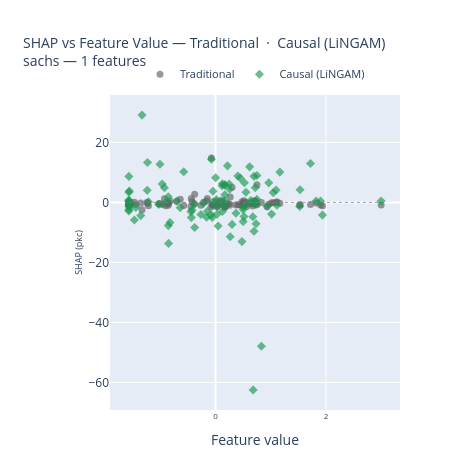
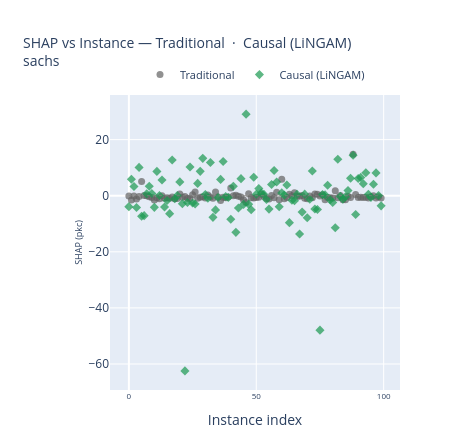
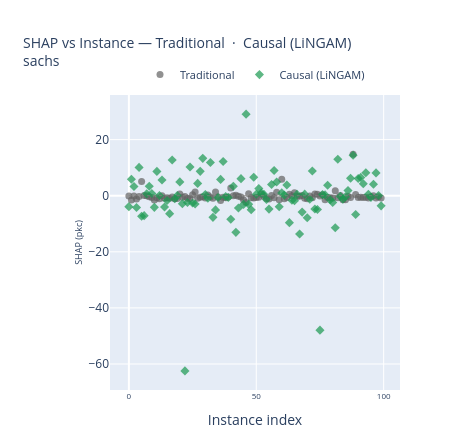

The notebook cell these images were saved under, in order:
### Code cell
baseline = 'Scratch'
compared = 'Causal (LiNGAM)'

# SHAP vs Feature Value
plot_shap_vs_feature(
    shap_data, feature_names, x_test,
    method_1=baseline,
    method_2=compared,
    features=HIGHLIGHT_FEATURES,
    dataset=DATASET,
    save_dir=PLOTS_DIR,
)

# SHAP vs Instance
plot_shap_vs_instance(
    shap_data, feature_names,
    method_1=baseline,
    method_2=compared,
    features=HIGHLIGHT_FEATURES,
    # instance_idx=instance_idx,   # optional — None = all instances
    dataset=DATASET,
    mode='markers',              # or "lines+markers"
    save_dir=PLOTS_DIR,
)

### Figure 1 — Plotly figure (JSON) as saved in the notebook; plotly's stock layout.template omitted (floating-point values rounded to 4 significant figures)
{"data": [{"hovertemplate": "<b>pkc</b> — Traditional<br>feature value = %{x:.4f}<br>SHAP = %{y:.4f}<extra></extra>", "legendgroup": "Traditional", "marker": {"color": "#636363", "line": {"width": 0}, "opacity": 0.65, "size": 7, "symbol": "circle"}, "mode": "markers", "name": "Traditional", "showlegend": true, "type": "scatter", "x": [1.015, 0.1754, 1.045, 1.936, 1.165, 0.3003, 0.734, 0.64, -1.566, -1.566, -0.08042, -1.566, -0.8999, 0.1198, -0.2627, -1.441, 0.5019, -1.004, 0.17, -0.05176, 0.72, -1.566, 0.6824, -1.566, -0.5739, -0.4235, -0.1463, 0.2575, 0.697, -1.229, 1.902, 1.113, 0.6179, -0.8532, -0.4368, -1.026, 0.1646, 0.2174, -1.541, -0.384, -0.3767, 0.5516, 0.4796, -1.351, 0.2476, -0.4435, -1.328, 0.1255, -0.05884, 0.5235, -1.566, 0.17, 0.0159, 1.821, 1.524, 0.6765, -1.235, 0.7505, -0.9233, 0.0288, 0.7505, -1.212, -1.558, 0.697, 0.5019, -0.6377, 0.09053, -0.8477, -1.467, 0.17, 0.0478, -1.566, 0.405, 0.5164, -0.1598, 0.8311, -0.7006, -1.566, -0.04475, 0.0288, 0.5019, 0.2672, 1.719, -0.2144, 0.9337, 0.5653, -0.8532, 0.1255, -0.07317, -0.8228, -0.9637, 0.9639, 1.531, 0.002791, 2.997, 0.734, 1.097, 0.449, 0.7057, 0.3716], "xaxis": "x", "y": [-0.1473, -1.509, -0.1279, -1.136, -0.3192, 5.035, 0.07901, -0.04186, -0.4086, -0.6308, -1.527, -0.7734, -1.103, -0.04487, -0.9276, -0.7223, -0.9244, -0.4563, -1.106, -1.044, 0.59, -0.5715, -0.286, -0.9494, -1.009, 0.3184, 1.33, -0.9408, -0.5531, -0.4003, -0.8255, 0.2072, -0.4977, -0.9283, 1.287, -0.4228, -1.737, -0.5588, -0.7738, -0.4476, 2.72, -0.04203, 0.182, -0.1709, -0.4303, -1.404, -2.446, 0.6632, -0.7287, -0.8149, -0.626, -0.5454, 0.5105, -0.2371, -0.9805, -1.192, 0.03963, -0.7586, 1.259, -1.458, 5.843, -1.123, -0.6595, 0.495, -0.02918, 1.045, -0.2315, -0.1587, 0.04872, -0.9156, -1.051, -0.1245, -0.7683, 0.5902, 0.5046, -0.07131, 0.3616, -1.403, -0.6698, -0.7372, -0.8233, 1.791, -0.7181, 0.03002, -1.47, -1.403, -0.2396, -0.635, 14.82, 0.4463, -0.6823, -0.5847, -0.6768, -0.5501, -0.8637, -0.3823, -0.01414, -0.8631, -0.4021, -0.8658], "yaxis": "y"}, {"hovertemplate": "<b>pkc</b> — Causal (LiNGAM)<br>feature value = %{x:.4f}<br>SHAP = %{y:.4f}<extra></extra>", "legendgroup": "Causal (LiNGAM)", "marker": {"color": "#1a9850", "line": {"width": 0}, "opacity": 0.65, "size": 7, "symbol": "diamond"}, "mode": "markers", "name": "Causal (LiNGAM)", "showlegend": true, "type": "scatter", "x": [1.015, 0.1754, 1.045, 1.936, 1.165, 0.3003, 0.734, 0.64, -1.566, -1.566, -0.08042, -1.566, -0.8999, 0.1198, -0.2627, -1.441, 0.5019, -1.004, 0.17, -0.05176, 0.72, -1.566, 0.6824, -1.566, -0.5739, -0.4235, -0.1463, 0.2575, 0.697, -1.229, 1.902, 1.113, 0.6179, -0.8532, -0.4368, -1.026, 0.1646, 0.2174, -1.541, -0.384, -0.3767, 0.5516, 0.4796, -1.351, 0.2476, -0.4435, -1.328, 0.1255, -0.05884, 0.5235, -1.566, 0.17, 0.0159, 1.821, 1.524, 0.6765, -1.235, 0.7505, -0.9233, 0.0288, 0.7505, -1.212, -1.558, 0.697, 0.5019, -0.6377, 0.09053, -0.8477, -1.467, 0.17, 0.0478, -1.566, 0.405, 0.5164, -0.1598, 0.8311, -0.7006, -1.566, -0.04475, 0.0288, 0.5019, 0.2672, 1.719, -0.2144, 0.9337, 0.5653, -0.8532, 0.1255, -0.07317, -0.8228, -0.9637, 0.9639, 1.531, 0.002791, 2.997, 0.734, 1.097, 0.449, 0.7057, 0.3716], "xaxis": "x", "y": [-3.903, 5.837, 3.267, -4.232, 10.09, -7.332, -7.118, 0.6607, 3.391, 0.7757, -4.15, 8.667, 0.06988, 5.585, -4.012, -1.71, -6.394, 12.71, -1.109, 0.03613, 4.919, -2.832, -62.46, -2.446, 10.23, -2.621, -2.972, 4.387, 8.679, 13.31, 0.4147, -0.9218, 11.86, -7.721, -5.058, -0.6524, 5.803, 12.19, -0.2694, -0.6591, -8.384, 3.38, -13.06, -4.394, 6.079, -3.096, 29.08, -3.023, -4.992, 6.566, 0.4966, 2.532, 0.9822, 0.4575, -1.359, -4.785, 4.016, 8.989, 4.871, -3.945, 0.9979, 0.2094, 3.795, -9.607, -1.598, -1.773, 0.4621, -13.65, -5.846, 0.5432, -7.843, -1.279, 8.785, -4.721, -4.95, -47.95, 0.385, 0.2803, 3.734, -1.446, -2.392, -11.42, 12.98, -0.2586, -1.289, -0.3678, 1.857, 6.232, 14.4, -6.726, 6.114, 6.521, 4.243, 8.202, 0.4774, -0.636, 4.1, 8.133, 0.04983, -3.616], "yaxis": "y"}, {"hoverinfo": "skip", "line": {"color": "gray", "dash": "dot", "width": 0.8}, "mode": "lines", "showlegend": false, "type": "scatter", "x": [-1.566, 2.997], "xaxis": "x", "y": [0, 0], "yaxis": "y"}], "layout": {"height": 460, "legend": {"font": {"size": 11}, "orientation": "h", "x": 0.5, "xanchor": "center", "y": 1.02, "yanchor": "bottom"}, "margin": {"b": 50, "l": 110, "r": 60, "t": 95}, "title": {"font": {"size": 14}, "text": "SHAP vs Feature Value — Traditional  ·  Causal (LiNGAM)<br>sachs — 1 features"}, "width": 460, "xaxis": {"anchor": "y", "domain": [0, 1], "tickfont": {"size": 8}, "title": {"text": "Feature value"}}, "yaxis": {"anchor": "x", "domain": [0, 1], "title": {"font": {"size": 9}, "standoff": 4, "text": "SHAP (pkc)"}}}}

### Figure 2 — Plotly figure (JSON) as saved in the notebook; plotly's stock layout.template omitted (floating-point values rounded to 4 significant figures)
{"data": [{"hovertemplate": "<b>pkc</b> — Traditional<br>instance = %{x}<br>SHAP = %{y:.4f}<extra></extra>", "legendgroup": "Traditional", "marker": {"color": "#636363", "line": {"width": 0}, "opacity": 0.7, "size": 7, "symbol": "circle"}, "mode": "markers", "name": "Traditional", "showlegend": true, "type": "scatter", "x": [0, 1, 2, 3, 4, 5, 6, 7, 8, 9, 10, 11, 12, 13, 14, 15, 16, 17, 18, 19, 20, 21, 22, 23, 24, 25, 26, 27, 28, 29, 30, 31, 32, 33, 34, 35, 36, 37, 38, 39, 40, 41, 42, 43, 44, 45, 46, 47, 48, 49, 50, 51, 52, 53, 54, 55, 56, 57, 58, 59, 60, 61, 62, 63, 64, 65, 66, 67, 68, 69, 70, 71, 72, 73, 74, 75, 76, 77, 78, 79, 80, 81, 82, 83, 84, 85, 86, 87, 88, 89, 90, 91, 92, 93, 94, 95, 96, 97, 98, 99], "xaxis": "x", "y": [-0.1473, -1.509, -0.1279, -1.136, -0.3192, 5.035, 0.07901, -0.04186, -0.4086, -0.6308, -1.527, -0.7734, -1.103, -0.04487, -0.9276, -0.7223, -0.9244, -0.4563, -1.106, -1.044, 0.59, -0.5715, -0.286, -0.9494, -1.009, 0.3184, 1.33, -0.9408, -0.5531, -0.4003, -0.8255, 0.2072, -0.4977, -0.9283, 1.287, -0.4228, -1.737, -0.5588, -0.7738, -0.4476, 2.72, -0.04203, 0.182, -0.1709, -0.4303, -1.404, -2.446, 0.6632, -0.7287, -0.8149, -0.626, -0.5454, 0.5105, -0.2371, -0.9805, -1.192, 0.03963, -0.7586, 1.259, -1.458, 5.843, -1.123, -0.6595, 0.495, -0.02918, 1.045, -0.2315, -0.1587, 0.04872, -0.9156, -1.051, -0.1245, -0.7683, 0.5902, 0.5046, -0.07131, 0.3616, -1.403, -0.6698, -0.7372, -0.8233, 1.791, -0.7181, 0.03002, -1.47, -1.403, -0.2396, -0.635, 14.82, 0.4463, -0.6823, -0.5847, -0.6768, -0.5501, -0.8637, -0.3823, -0.01414, -0.8631, -0.4021, -0.8658], "yaxis": "y"}, {"hovertemplate": "<b>pkc</b> — Causal (LiNGAM)<br>instance = %{x}<br>SHAP = %{y:.4f}<extra></extra>", "legendgroup": "Causal (LiNGAM)", "marker": {"color": "#1a9850", "line": {"width": 0}, "opacity": 0.7, "size": 7, "symbol": "diamond"}, "mode": "markers", "name": "Causal (LiNGAM)", "showlegend": true, "type": "scatter", "x": [0, 1, 2, 3, 4, 5, 6, 7, 8, 9, 10, 11, 12, 13, 14, 15, 16, 17, 18, 19, 20, 21, 22, 23, 24, 25, 26, 27, 28, 29, 30, 31, 32, 33, 34, 35, 36, 37, 38, 39, 40, 41, 42, 43, 44, 45, 46, 47, 48, 49, 50, 51, 52, 53, 54, 55, 56, 57, 58, 59, 60, 61, 62, 63, 64, 65, 66, 67, 68, 69, 70, 71, 72, 73, 74, 75, 76, 77, 78, 79, 80, 81, 82, 83, 84, 85, 86, 87, 88, 89, 90, 91, 92, 93, 94, 95, 96, 97, 98, 99], "xaxis": "x", "y": [-3.903, 5.837, 3.267, -4.232, 10.09, -7.332, -7.118, 0.6607, 3.391, 0.7757, -4.15, 8.667, 0.06988, 5.585, -4.012, -1.71, -6.394, 12.71, -1.109, 0.03613, 4.919, -2.832, -62.46, -2.446, 10.23, -2.621, -2.972, 4.387, 8.679, 13.31, 0.4147, -0.9218, 11.86, -7.721, -5.058, -0.6524, 5.803, 12.19, -0.2694, -0.6591, -8.384, 3.38, -13.06, -4.394, 6.079, -3.096, 29.08, -3.023, -4.992, 6.566, 0.4966, 2.532, 0.9822, 0.4575, -1.359, -4.785, 4.016, 8.989, 4.871, -3.945, 0.9979, 0.2094, 3.795, -9.607, -1.598, -1.773, 0.4621, -13.65, -5.846, 0.5432, -7.843, -1.279, 8.785, -4.721, -4.95, -47.95, 0.385, 0.2803, 3.734, -1.446, -2.392, -11.42, 12.98, -0.2586, -1.289, -0.3678, 1.857, 6.232, 14.4, -6.726, 6.114, 6.521, 4.243, 8.202, 0.4774, -0.636, 4.1, 8.133, 0.04983, -3.616], "yaxis": "y"}, {"hoverinfo": "skip", "line": {"color": "gray", "dash": "dot", "width": 0.8}, "mode": "lines", "showlegend": false, "type": "scatter", "x": [0, 99], "xaxis": "x", "y": [0, 0], "yaxis": "y"}], "layout": {"height": 440, "legend": {"font": {"size": 11}, "orientation": "h", "x": 0.5, "xanchor": "center", "y": 1.02, "yanchor": "bottom"}, "margin": {"b": 50, "l": 110, "r": 60, "t": 95}, "title": {"font": {"size": 14}, "text": "SHAP vs Instance — Traditional  ·  Causal (LiNGAM)<br>sachs"}, "width": 460, "xaxis": {"anchor": "y", "domain": [0, 1], "tickfont": {"size": 8}, "title": {"text": "Instance index"}}, "yaxis": {"anchor": "x", "domain": [0, 1], "title": {"font": {"size": 9}, "standoff": 4, "text": "SHAP (pkc)"}}}}

### Figure 3 — Plotly figure (JSON) as saved in the notebook; plotly's stock layout.template omitted (floating-point values rounded to 4 significant figures)
{"data": [{"hovertemplate": "<b>pkc</b> — Traditional<br>instance = %{x}<br>SHAP = %{y:.4f}<extra></extra>", "legendgroup": "Traditional", "marker": {"color": "#636363", "line": {"width": 0}, "opacity": 0.7, "size": 7, "symbol": "circle"}, "mode": "markers", "name": "Traditional", "showlegend": true, "type": "scatter", "x": [0, 1, 2, 3, 4, 5, 6, 7, 8, 9, 10, 11, 12, 13, 14, 15, 16, 17, 18, 19, 20, 21, 22, 23, 24, 25, 26, 27, 28, 29, 30, 31, 32, 33, 34, 35, 36, 37, 38, 39, 40, 41, 42, 43, 44, 45, 46, 47, 48, 49, 50, 51, 52, 53, 54, 55, 56, 57, 58, 59, 60, 61, 62, 63, 64, 65, 66, 67, 68, 69, 70, 71, 72, 73, 74, 75, 76, 77, 78, 79, 80, 81, 82, 83, 84, 85, 86, 87, 88, 89, 90, 91, 92, 93, 94, 95, 96, 97, 98, 99], "xaxis": "x", "y": [-0.1473, -1.509, -0.1279, -1.136, -0.3192, 5.035, 0.07901, -0.04186, -0.4086, -0.6308, -1.527, -0.7734, -1.103, -0.04487, -0.9276, -0.7223, -0.9244, -0.4563, -1.106, -1.044, 0.59, -0.5715, -0.286, -0.9494, -1.009, 0.3184, 1.33, -0.9408, -0.5531, -0.4003, -0.8255, 0.2072, -0.4977, -0.9283, 1.287, -0.4228, -1.737, -0.5588, -0.7738, -0.4476, 2.72, -0.04203, 0.182, -0.1709, -0.4303, -1.404, -2.446, 0.6632, -0.7287, -0.8149, -0.626, -0.5454, 0.5105, -0.2371, -0.9805, -1.192, 0.03963, -0.7586, 1.259, -1.458, 5.843, -1.123, -0.6595, 0.495, -0.02918, 1.045, -0.2315, -0.1587, 0.04872, -0.9156, -1.051, -0.1245, -0.7683, 0.5902, 0.5046, -0.07131, 0.3616, -1.403, -0.6698, -0.7372, -0.8233, 1.791, -0.7181, 0.03002, -1.47, -1.403, -0.2396, -0.635, 14.82, 0.4463, -0.6823, -0.5847, -0.6768, -0.5501, -0.8637, -0.3823, -0.01414, -0.8631, -0.4021, -0.8658], "yaxis": "y"}, {"hovertemplate": "<b>pkc</b> — Causal (LiNGAM)<br>instance = %{x}<br>SHAP = %{y:.4f}<extra></extra>", "legendgroup": "Causal (LiNGAM)", "marker": {"color": "#1a9850", "line": {"width": 0}, "opacity": 0.7, "size": 7, "symbol": "diamond"}, "mode": "markers", "name": "Causal (LiNGAM)", "showlegend": true, "type": "scatter", "x": [0, 1, 2, 3, 4, 5, 6, 7, 8, 9, 10, 11, 12, 13, 14, 15, 16, 17, 18, 19, 20, 21, 22, 23, 24, 25, 26, 27, 28, 29, 30, 31, 32, 33, 34, 35, 36, 37, 38, 39, 40, 41, 42, 43, 44, 45, 46, 47, 48, 49, 50, 51, 52, 53, 54, 55, 56, 57, 58, 59, 60, 61, 62, 63, 64, 65, 66, 67, 68, 69, 70, 71, 72, 73, 74, 75, 76, 77, 78, 79, 80, 81, 82, 83, 84, 85, 86, 87, 88, 89, 90, 91, 92, 93, 94, 95, 96, 97, 98, 99], "xaxis": "x", "y": [-3.903, 5.837, 3.267, -4.232, 10.09, -7.332, -7.118, 0.6607, 3.391, 0.7757, -4.15, 8.667, 0.06988, 5.585, -4.012, -1.71, -6.394, 12.71, -1.109, 0.03613, 4.919, -2.832, -62.46, -2.446, 10.23, -2.621, -2.972, 4.387, 8.679, 13.31, 0.4147, -0.9218, 11.86, -7.721, -5.058, -0.6524, 5.803, 12.19, -0.2694, -0.6591, -8.384, 3.38, -13.06, -4.394, 6.079, -3.096, 29.08, -3.023, -4.992, 6.566, 0.4966, 2.532, 0.9822, 0.4575, -1.359, -4.785, 4.016, 8.989, 4.871, -3.945, 0.9979, 0.2094, 3.795, -9.607, -1.598, -1.773, 0.4621, -13.65, -5.846, 0.5432, -7.843, -1.279, 8.785, -4.721, -4.95, -47.95, 0.385, 0.2803, 3.734, -1.446, -2.392, -11.42, 12.98, -0.2586, -1.289, -0.3678, 1.857, 6.232, 14.4, -6.726, 6.114, 6.521, 4.243, 8.202, 0.4774, -0.636, 4.1, 8.133, 0.04983, -3.616], "yaxis": "y"}, {"hoverinfo": "skip", "line": {"color": "gray", "dash": "dot", "width": 0.8}, "mode": "lines", "showlegend": false, "type": "scatter", "x": [0, 99], "xaxis": "x", "y": [0, 0], "yaxis": "y"}], "layout": {"height": 440, "legend": {"font": {"size": 11}, "orientation": "h", "x": 0.5, "xanchor": "center", "y": 1.02, "yanchor": "bottom"}, "margin": {"b": 50, "l": 110, "r": 60, "t": 95}, "title": {"font": {"size": 14}, "text": "SHAP vs Instance — Traditional  ·  Causal (LiNGAM)<br>sachs"}, "width": 460, "xaxis": {"anchor": "y", "domain": [0, 1], "tickfont": {"size": 8}, "title": {"text": "Instance index"}}, "yaxis": {"anchor": "x", "domain": [0, 1], "title": {"font": {"size": 9}, "standoff": 4, "text": "SHAP (pkc)"}}}}
